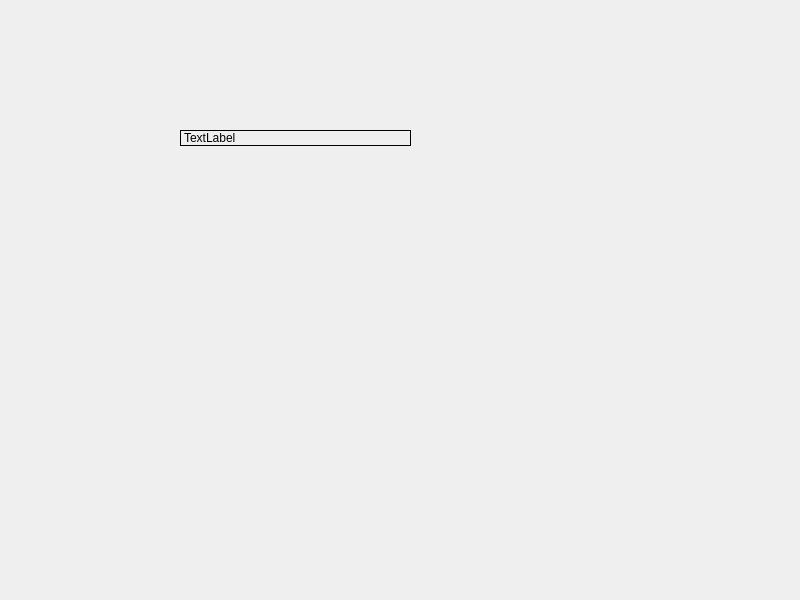
<?xml version="1.0" encoding="UTF-8"?>
<ui version="4.0">
 <class>Widget</class>
 <widget class="QWidget" name="Widget">
  <property name="geometry">
   <rect>
    <x>0</x>
    <y>0</y>
    <width>800</width>
    <height>600</height>
   </rect>
  </property>
  <property name="windowTitle">
   <string>Widget</string>
  </property>
  <widget class="mwLabel" name="label">
   <property name="geometry">
    <rect>
     <x>180</x>
     <y>130</y>
     <width>231</width>
     <height>16</height>
    </rect>
   </property>
   <property name="frameShape">
    <enum>QFrame::Shape::Box</enum>
   </property>
   <property name="text">
    <string>TextLabel</string>
   </property>
  </widget>
 </widget>
 <customwidgets>
  <customwidget>
   <class>mwLabel</class>
   <extends>QLabel</extends>
   <header>mwlabel.h</header>
  </customwidget>
 </customwidgets>
 <resources/>
 <connections/>
</ui>
